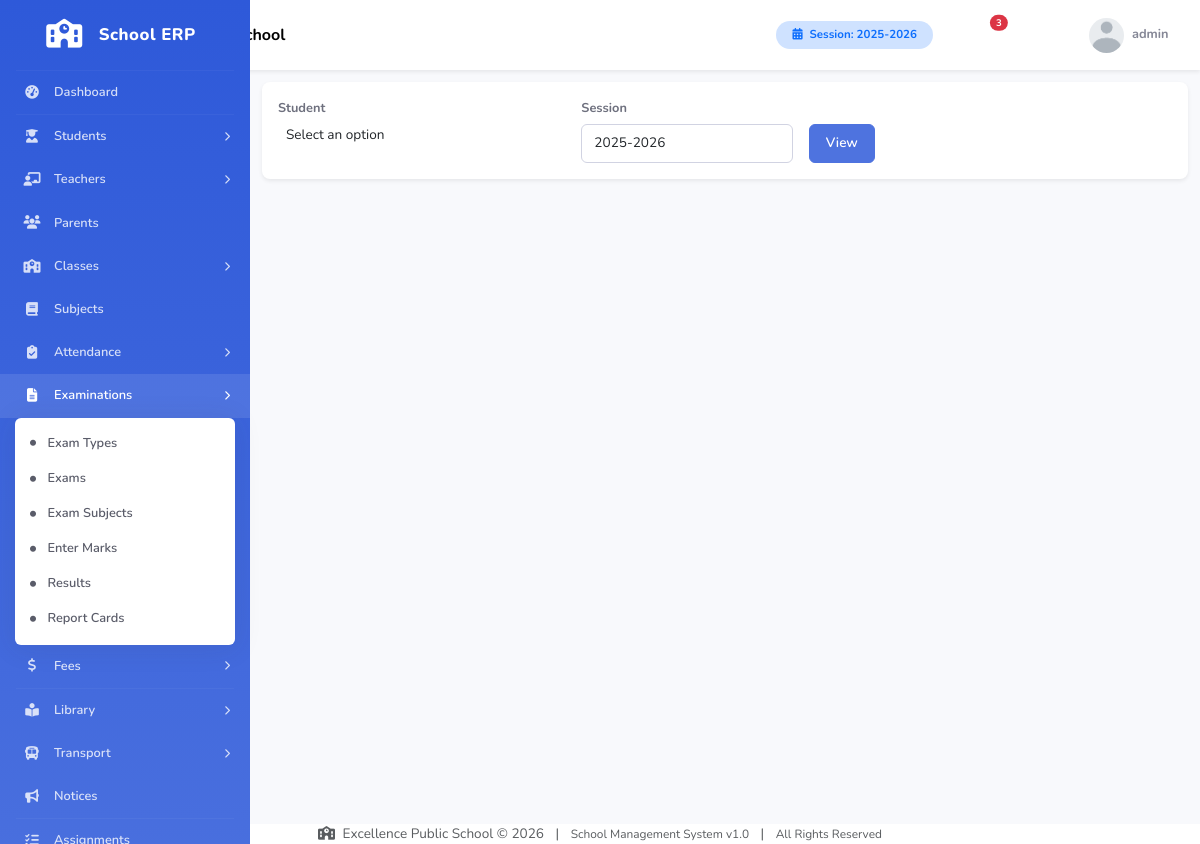
The app's page /modules/exams/report-cards.php (signed in) with its own data.
### tables this page shows
CREATE TABLE IF NOT EXISTS school_info (
    school_id INT(11) NOT NULL AUTO_INCREMENT,
    school_name VARCHAR(255) NOT NULL,
    school_address TEXT,
    school_phone VARCHAR(50),
    school_email VARCHAR(100),
    school_website VARCHAR(100),
    school_logo VARCHAR(255) DEFAULT 'default_logo.png',
    principal_name VARCHAR(100),
    established_year YEAR,
    registration_number VARCHAR(100),
    academic_session VARCHAR(20) DEFAULT '2025-2026',
    session_start_date DATE,
    session_end_date DATE,
    currency_symbol VARCHAR(10) DEFAULT '$',
    timezone VARCHAR(50) DEFAULT 'UTC',
    theme_color VARCHAR(20) DEFAULT '#4e73df',
    sidebar_color VARCHAR(20) DEFAULT '#2e59d9',
    created_at TIMESTAMP DEFAULT CURRENT_TIMESTAMP,
    updated_at TIMESTAMP DEFAULT CURRENT_TIMESTAMP ON UPDATE CURRENT_TIMESTAMP,
    PRIMARY KEY (school_id)
);

### includes/functions.php (called while the page is built, shortened)
<?php
require_once __DIR__ . '/../config/database.php';
function getCurrentSession() {
    global $conn;
    $result = $conn->query("SELECT academic_session FROM school_info LIMIT 1");
    if ($result && $result->num_rows > 0) {
        return $result->fetch_assoc()['academic_session'];
    }
    return date('Y') . '-' . (date('Y') + 1);
}
function getSchoolInfo() {
    global $conn;
    $result = $conn->query("SELECT * FROM school_info LIMIT 1");
    if ($result && $result->num_rows > 0) {
        return $result->fetch_assoc();
    }
    return null;
}
function getUnreadNotificationCount($user_id) {
    global $conn;
    $stmt = $conn->prepare("SELECT COUNT(*) as count FROM notifications WHERE user_id = ? AND is_read = 0");
    $stmt->bind_param("i", $user_id);
    $stmt->execute();
    return $stmt->get_result()->fetch_assoc()['count'] ?? 0;
}
?>

### includes/auth.php (called while the page is built, shortened)
<?php
require_once __DIR__ . '/../config/database.php';
function getCurrentUserId() {
    return $_SESSION['user_id'] ?? null;
}
function getCurrentUserRole() {
    return $_SESSION['role'] ?? null;
}
function getCurrentUserName() {
    return $_SESSION['username'] ?? 'Guest';
}
function sanitize($input) {
    global $conn;
    $input = trim($input);
    $input = stripslashes($input);
    $input = htmlspecialchars($input, ENT_QUOTES, 'UTF-8');
    if ($conn) {
        $input = $conn->real_escape_string($input);
    }
    return $input;
}
?>

### modules/exams/report-cards.php (the view, shortened to what this page needs)
<?php
require_once '../../config/database.php';
require_once '../../includes/auth.php';
require_once '../../includes/functions.php';
$sessionYear = sanitize($_GET['session_year'] ?? getCurrentSession());
include '../../includes/header.php';
?>
<div id="wrapper">
    <?php include '../../includes/sidebar.php'; ?>
    <div id="content-wrapper" class="d-flex flex-column">
        <?php include '../../includes/navbar.php'; ?>
        <div class="container-fluid py-4">
            <div class="d-sm-flex align-items-center justify-content-between mb-4">
                <h1 class="h3 mb-0 text-gray-800"><i class="fas fa-file-alt me-2 text-primary"></i>Report Cards</h1>
            </div>
            <div class="card shadow-sm mb-4 no-print">
                <div class="card-body">
                    <form method="GET" class="row g-3 align-items-end">
                        <div class="col-md-4">
                            <label class="form-label">Student</label>
                        </div>
                        <div class="col-md-3">
                            <label class="form-label">Session</label>
                            <input type="text" class="form-control" name="session_year" value="<?php echo $sessionYear; ?>">
                        </div>
                        <div class="col-md-2"><button type="submit" class="btn btn-primary">View</button></div>
                    </form>
                </div>
            </div>
        </div>
    </div>
</div>
<?php include '../../includes/footer.php'; ?>

### includes/navbar.php (shortened to what this page needs)
<?php
$role = getCurrentUserRole();
$userName = getCurrentUserName();
$notifications = getUnreadNotificationCount(getCurrentUserId());
$school = getSchoolInfo();
$schoolName = $school['school_name'] ?? SITE_NAME;
$profileImg = $_SESSION['profile_image'] ?? 'default.png';
?>
<nav class="navbar navbar-expand-lg navbar-light bg-white topbar shadow-sm fixed-top">
    <div class="container-fluid">
        <button class="btn btn-link rounded-circle me-3" id="sidebarToggle">
            <i class="fas fa-bars"></i>
        </button>
        <a class="navbar-brand d-none d-md-block" href="<?php echo BASE_URL; ?>dashboard.php">
            <i class="fas fa-school me-2 text-primary"></i>
            <span class="fw-bold"><?php echo htmlspecialchars($schoolName); ?></span>
        </a>
        <ul class="navbar-nav ms-auto align-items-center">
            <li class="nav-item d-none d-lg-block me-3">
                <span class="badge bg-primary-subtle text-primary px-3 py-2 rounded-pill">
                    <i class="fas fa-calendar-alt me-1"></i> Session: <?php echo getCurrentSession(); ?>
                </span>
            </li>
            <li class="nav-item dropdown me-3">
                <a class="nav-link position-relative" href="#" id="notificationDropdown" role="button" data-bs-toggle="dropdown" aria-expanded="false">
                    <?php if ($notifications > 0): ?>
                    <span class="position-absolute top-0 start-100 translate-middle badge rounded-pill bg-danger" style="font-size: 0.6rem;">
                        <?php echo $notifications; ?>
                    </span>
                    <?php endif; ?>
                </a>
            </li>
            <li class="nav-item dropdown me-3 d-none d-md-block">
                <a class="nav-link" href="#" id="quickLinksDropdown" role="button" data-bs-toggle="dropdown" aria-expanded="false">
                </a>
            </li>
            <li class="nav-item dropdown">
                <a class="nav-link dropdown-toggle d-flex align-items-center" href="#" id="userDropdown" role="button" data-bs-toggle="dropdown" aria-expanded="false">
                    <img class="rounded-circle me-2" src="<?php echo BASE_URL; ?>assets/uploads/<?php echo ($role == 'teacher' ? 'teachers' : ($role == 'student' ? 'students' : 'logos')); ?>/<?php echo $profileImg; ?>"
                         alt="Profile" style="width:35px;height:35px;object-fit:cover;"
                         onerror="this.src='<?php echo BASE_URL; ?>assets/images/default-user.png'">
                    <span class="d-none d-lg-inline small fw-bold text-gray-600"><?php echo htmlspecialchars($userName); ?></span>
                </a>
            </li>
        </ul>
    </div>
</nav>

### includes/footer.php (shortened to what this page needs)
<?php
$school = getSchoolInfo();
$schoolName = $school['school_name'] ?? SITE_NAME;
$year = date('Y');
?>
            <footer class="sticky-footer bg-white mt-4">
                <div class="container my-auto">
                    <div class="copyright text-center my-auto">
                        <span class="text-muted">
                            <i class="fas fa-school me-1"></i>
                            <?php echo htmlspecialchars($schoolName); ?> &copy; <?php echo $year; ?>
                            <span class="mx-2">|</span>
                            <span class="small">School Management System v<?php echo VERSION; ?></span>
                            <span class="mx-2">|</span>
                            <span class="small">All Rights Reserved</span>
                        </span>
                    </div>
                </div>
            </footer>
</body>
</html>

### assets/css/style.css (style rules this page uses)
* { margin: 0; padding: 0; box-sizing: border-box; }
body { font-family: 'Nunito', sans-serif; font-size: 0.85rem; color: #5a5c69; background-color: #f8f9fc; overflow-x: hidden; }
h1, h2, h3, h4, h5, h6 { font-family: 'Nunito', sans-serif; font-weight: 700; color: #4e5154; }
.text-gray-600 { color: #858796 !important; }
.text-gray-800 { color: #5a5c69 !important; }
#wrapper { display: flex; width: 100%; min-height: 100vh; }
#content-wrapper { flex: 1; margin-left: 250px; transition: all 0.3s ease; }
.nav-item { position: relative; }
.nav-item .nav-link { color: rgba(255,255,255,0.8); padding: 12px 20px; font-weight: 600; display: flex; align-items: center; transition: all 0.2s; }
.nav-item .nav-link span { font-size: 0.8rem; }
.topbar { height: 70px; box-shadow: 0 0.15rem 1.75rem rgba(58,59,69,0.1); z-index: 999; }
#sidebarToggle { color: #858796; font-size: 1.1rem; padding: 8px 12px; transition: all 0.2s; }
.navbar-brand { font-size: 1rem; font-weight: 800; }
.card { border: none; border-radius: 8px; box-shadow: 0 0.15rem 1.75rem rgba(58,59,69,0.05); transition: all 0.2s; }
.form-control, .form-select { border: 1px solid #d1d3e2; border-radius: 6px; font-size: 0.85rem; padding: 0.5rem 0.75rem; }
.form-label { font-weight: 700; font-size: 0.8rem; color: #6e707e; margin-bottom: 0.4rem; }
.btn { font-size: 0.85rem; font-weight: 600; padding: 0.5rem 1rem; border-radius: 6px; transition: all 0.2s; }
.btn-primary { background: var(--primary-color, #4e73df); border-color: var(--primary-color, #4e73df); }
.badge { font-size: 0.72rem; font-weight: 700; padding: 0.35em 0.65em; border-radius: 6px; }
.card { animation: fadeIn 0.3s ease; }

### records on screen
school_info: school_name "Excellence Public School", academic_session "2025-2026", session_year "2025-2026"

### other values on screen
$menu['title'] "Dashboard"
$menu['title'] "Students"
$menu['title'] "Teachers"
$menu['title'] "Parents"
$menu['title'] "Classes"
$menu['title'] "Subjects"
$menu['title'] "Attendance"
$menu['title'] "Examinations"
$sub['title'] "Exam Types"
$sub['title'] "Exams"
$sub['title'] "Exam Subjects"
$sub['title'] "Enter Marks"
$sub['title'] "Results"
$sub['title'] "Report Cards"
$menu['title'] "Fees"
